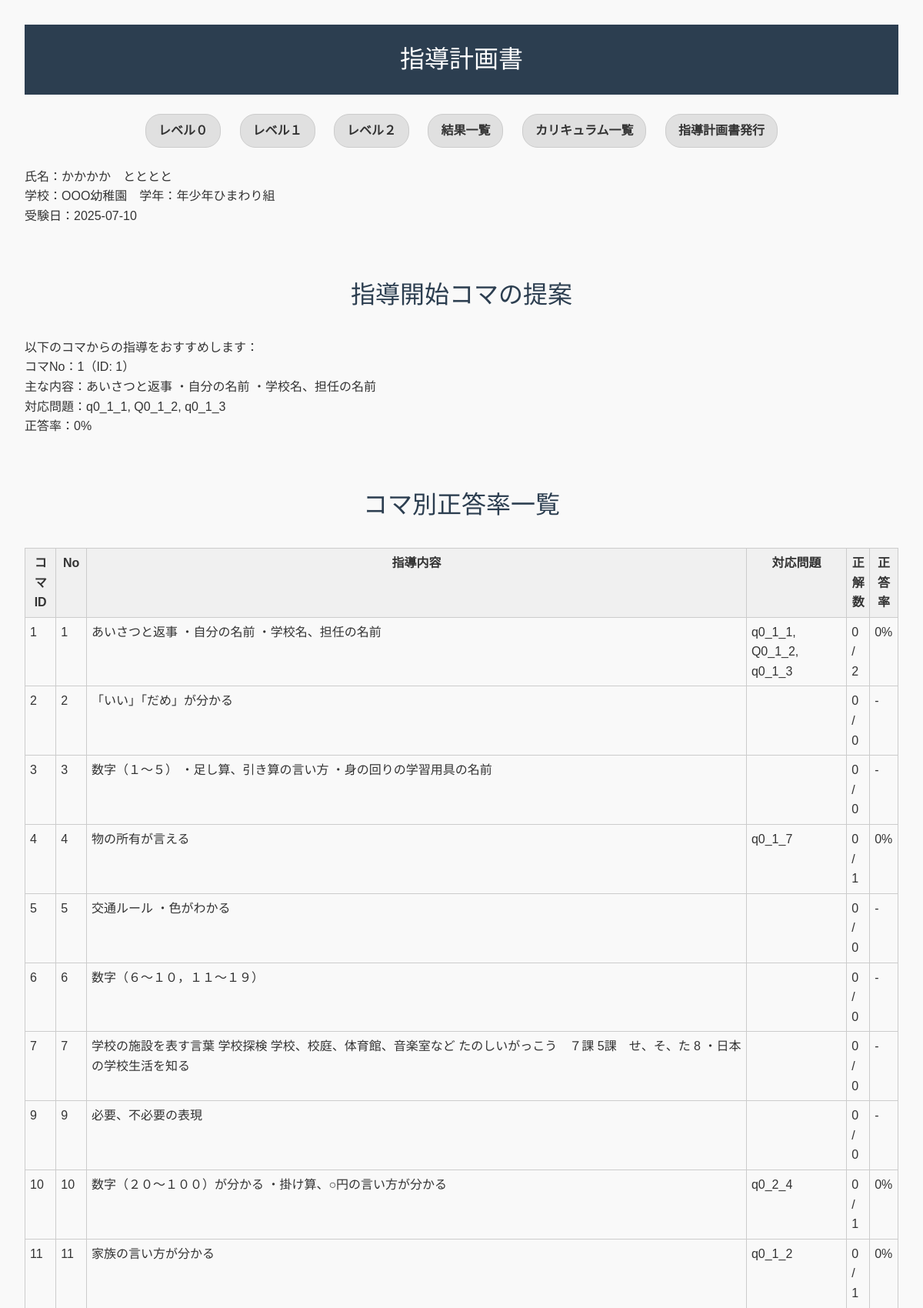
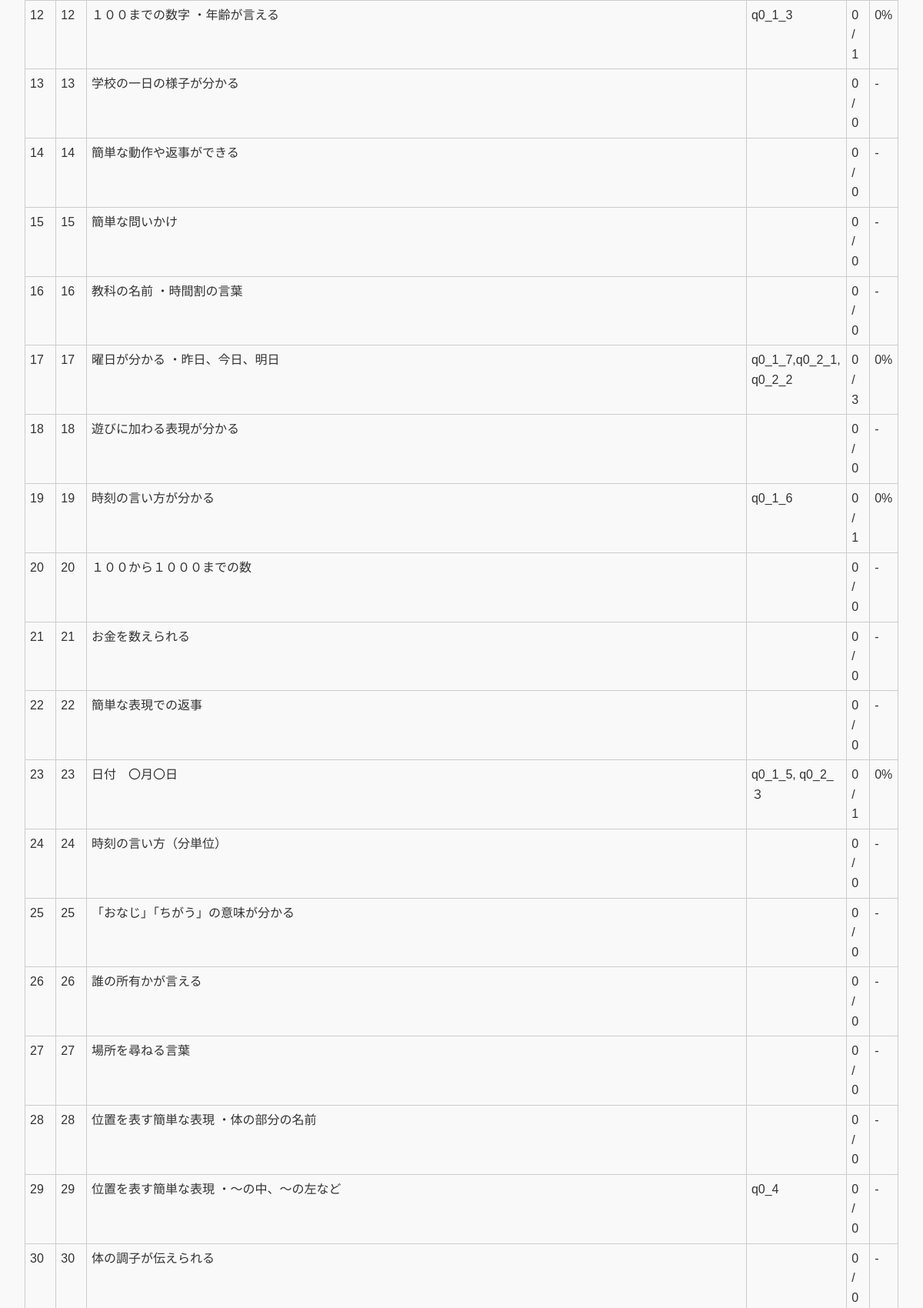
Screenshot of /plan.php?id=30 (upper part) with the database file from the repository (2 pictures, top to bottom).
### tables this page shows
CREATE TABLE `gs_leveltest3_01` (
  `id` int(11) NOT NULL,
  `date` date DEFAULT NULL,
  `name` varchar(128) DEFAULT NULL,
  `school` varchar(15) DEFAULT NULL,
  `year` varchar(8) DEFAULT NULL,
  `class` varchar(8) DEFAULT NULL,
  `gender` varchar(8) DEFAULT NULL,
  `language` varchar(2) DEFAULT NULL,
  `q0_1_1` int(11) DEFAULT NULL,
  `q0_1_2` int(11) DEFAULT NULL,
  `q0_1_3` int(11) DEFAULT NULL,
  `q0_1_4` int(11) DEFAULT NULL,
  `q0_1_5` int(11) DEFAULT NULL,
  `q0_1_6` int(11) DEFAULT NULL,
  `q0_1_7` int(11) DEFAULT NULL,
  `q0_1_score` int(11) DEFAULT NULL,
  `q0_2_1` int(11) DEFAULT NULL,
  `q0_2_2` int(11) DEFAULT NULL,
  `q0_2_3` int(11) DEFAULT NULL,
  `q0_2_4` int(11) DEFAULT NULL,
  `q0_2_5` int(11) DEFAULT NULL,
  `q0_2_6` int(11) DEFAULT NULL,
  `q0_2_7` int(11) DEFAULT NULL,
  `q0_2_8` int(11) DEFAULT NULL,
  `q0_2_9` int(11) DEFAULT NULL,
  `q0_2_10` int(11) DEFAULT NULL,
  `q0_2_score` int(11) DEFAULT NULL,
  `q0_3_1` int(11) DEFAULT NULL,
  `q0_3_2` int(11) DEFAULT NULL,
  `q0_3_3` int(11) DEFAULT NULL,
  `q0_3_score` int(11) DEFAULT NULL,
  `hiragana_score` int(11) DEFAULT NULL,
  `katakana_score` int(11) DEFAULT NULL,
  `q0_4_score` int(11) DEFAULT NULL,
  `total_score` int(11) DEFAULT NULL,
  `submitted_at` timestamp NOT NULL DEFAULT current_timestamp(),
  `unselected_hiragana` text DEFAULT NULL,
  `unselected_katakana` text DEFAULT NULL,
  `selected_hiragana` text DEFAULT NULL,
  `selected_katakana` text DEFAULT NULL
);

CREATE TABLE `curriculum` (
  `id` int(11) NOT NULL,
  `no` int(11) DEFAULT NULL,
  `level_main` varchar(16) DEFAULT NULL,
  `level_middle` varchar(16) DEFAULT NULL,
  `level_sub` varchar(16) DEFAULT NULL,
  `instruction` text DEFAULT NULL,
  `details` text DEFAULT NULL,
  `textbook` text DEFAULT NULL,
  `characters` text DEFAULT NULL,
  `test_compare` text DEFAULT NULL
);

### plan.php (the view, shortened to what this page needs)
<?php
$pdo = db_conn();
$student_id = $_GET['id'] ?? null;
$sql = "SELECT * FROM gs_leveltest3_01 WHERE id = :id";
$stmt = $pdo->prepare($sql);
$stmt->bindValue(':id', $student_id, PDO::PARAM_INT);
$stmt->execute();
$student = $stmt->fetch(PDO::FETCH_ASSOC);
$sql = "SELECT * FROM curriculum ORDER BY id";
$curricula = $pdo->query($sql)->fetchAll(PDO::FETCH_ASSOC);
$curriculum_results = [];
$start_point = null;
foreach ($curricula as $row) {
  $test_keys = array_map('trim', explode(',', $row['test_compare']));
  $correct = 0;
  $total = 0;
  foreach ($test_keys as $key) {
    if (!isset($student[$key])) continue;
    $total++;
  }
  $rate = ($total > 0) ? round($correct / $total * 100, 1) : null;
  $row['correct'] = $correct;
  $row['total'] = $total;
  $row['correct_rate'] = $rate;
  if ($rate !== null && $rate < 50 && !$start_point) {
    $start_point = $row;
  }
  $curriculum_results[] = $row;
}
?>
<!DOCTYPE html>
<html lang="ja">
<head>
  <link rel="stylesheet" href="css/reset.css" />
  <link rel="stylesheet" href="css/style.css" />
</head>
<body>
    <body>
  <header style="background-color:#2c3e50; padding:20px; text-align:center;">
    <h1 style="color:white; font-size:2rem; margin:0;">指導計画書</h1>
  </header>
  <nav class="nav-bar">
    <a href="index.php">レベル０</a>
    <a href="level1.php">レベル１</a>
    <a href="level2.php">レベル２</a>
    <a href="score.php">結果一覧</a>
    <a href="curriculum.php">カリキュラム一覧</a>
    <a href="plan.php">指導計画書発行</a>
  </nav>
<p><strong>氏名：</strong><?= htmlspecialchars($student['name']) ?></p>
<p><strong>学校：</strong><?= htmlspecialchars($student['school']) ?>　学年：<?= $student['year'] ?>年<?= $student['class'] ?>組</p>
<p><strong>受験日：</strong><?= htmlspecialchars($student['date']) ?></p>
<h2>指導開始コマの提案</h2>
<?php if ($start_point): ?>
  <p>以下のコマからの指導をおすすめします：</p>
  <ul>
    <li>コマNo：<?= $start_point['no'] ?>（ID: <?= $start_point['id'] ?>）</li>
    <li>主な内容：<?= $start_point['instruction'] ?></li>
    <li>対応問題：<?= $start_point['test_compare'] ?></li>
    <li>正答率：<?= $start_point['correct_rate'] ?>%</li>
  </ul>
<?php else: ?>
  <p>すべてのコマにおいて高得点でした。応用的な内容から指導可能です。</p>
<?php endif; ?>
<h2>コマ別正答率一覧</h2>
<table>
  <tr>
    <th>コマID</th><th>No</th><th>指導内容</th><th>対応問題</th><th>正解数</th><th>正答率</th>
  </tr>
  <?php foreach ($curriculum_results as $row): ?>
    <tr>
      <td><?= $row['id'] ?></td>
      <td><?= $row['no'] ?></td>
      <td><?= $row['instruction'] ?></td>
      <td><?= $row['test_compare'] ?></td>
      <td><?= "{$row['correct']} / {$row['total']}" ?></td>
      <td><?= $row['correct_rate'] !== null ? "{$row['correct_rate']}%" : '-' ?></td>
    </tr>
  <?php endforeach; ?>
</table>
<br>
</body>
</html>

### css/style.css (style rules this page uses)
body { font-family: "Hiragino Kaku Gothic ProN", Meiryo, sans-serif; line-height: 1.6; background-color: #f9f9f9; color: #333; padding: 20px; margin: 0; }
.nav-bar { text-align: center; margin: 20px auto; }
.nav-bar a { display: inline-block; margin: 5px 10px; padding: 8px 16px; background-color: #e0e0e0; color: #333; text-decoration: none; font-weight: bold; border-radius: 20px; border: 1px solid #ccc; transition: background-color 0.2s, color 0.2s; }
h2 { font-size: 2rem; text-align: center; margin-bottom: 30px; color: #2c3e50; }
table { width: 100%; border-collapse: collapse; margin-top: 10px; }
th, td { border: 1px solid #ccc; padding: 12px; text-align: left; }
th { background-color: #f0f0f0; font-weight: bold; text-align: center; }

### plan.php (style rules this page uses)
body { font-family: sans-serif; padding: 2em; }
h2 { margin-top: 2em; }
table { border-collapse: collapse; width: 100%; margin-top: 1em; }
th, td { border: 1px solid #ccc; padding: 6px; }
th { background-color: #f0f0f0; }

### rows the page displays
gs_leveltest3_01: name "かかかか とととと", school "OOO幼稚園", year "年少", class "ひまわり", date "2025-07-10"
curriculum: no "1", id "1", instruction "あいさつと返事 ・自分の名前 ・学校名、担任の名前", test_compare "q0_1_1, Q0_1_2, q0_1_3", correct "0", total "2", correct_rate "0"
curriculum: id "2", no "2", instruction "「いい」「だめ」が分かる", correct "0", total "0"
curriculum: id "3", no "3", instruction "数字（１～５） ・足し算、引き算の言い方 ・身の回りの学習用具の名前", correct "0", total "0"
curriculum: id "4", no "4", instruction "物の所有が言える", test_compare "q0_1_7", correct "0", total "1", correct_rate "0"
curriculum: id "5", no "5", instruction "交通ルール ・色がわかる", correct "0", total "0"
curriculum: id "6", no "6", instruction "数字（６～１０，１１～１９）", correct "0", total "0"
curriculum: id "7", no "7", instruction "学校の施設を表す言葉 学校探検 学校、校庭、体育館、音楽室など たのしいがっこう ７課 5課 せ、そ、た 8 ・日本の学校生活を知る", correct "0", total "0"
curriculum: id "9", no "9", instruction "必要、不必要の表現", correct "0", total "0"
curriculum: id "10", no "10", instruction "数字（２０～１００）が分かる ・掛け算、○円の言い方が分かる", test_compare "q0_2_4", correct "0", total "1", correct_rate "0"
curriculum: id "11", no "11", instruction "家族の言い方が分かる", test_compare "q0_1_2", correct "0", total "1", correct_rate "0"
curriculum: id "12", no "12", instruction "１００までの数字 ・年齢が言える", test_compare "q0_1_3", correct "0", total "1", correct_rate "0"
curriculum: id "13", no "13", instruction "学校の一日の様子が分かる", correct "0", total "0"
curriculum: id "14", no "14", instruction "簡単な動作や返事ができる", correct "0", total "0"
curriculum: id "15", no "15", instruction "簡単な問いかけ", correct "0", total "0"
curriculum: id "16", no "16", instruction "教科の名前 ・時間割の言葉", correct "0", total "0"
curriculum: id "17", no "17", instruction "曜日が分かる ・昨日、今日、明日", test_compare "q0_1_7,q0_2_1, q0_2_2", correct "0", total "3", correct_rate "0"
curriculum: id "18", no "18", instruction "遊びに加わる表現が分かる", correct "0", total "0"
curriculum: id "19", no "19", instruction "時刻の言い方が分かる", test_compare "q0_1_6", correct "0", total "1", correct_rate "0"
curriculum: id "20", no "20", instruction "１００から１０００までの数", correct "0", total "0"
curriculum: id "21", no "21", instruction "お金を数えられる", correct "0", total "0"
curriculum: id "22", no "22", instruction "簡単な表現での返事", correct "0", total "0"
curriculum: id "23", no "23", instruction "日付 〇月〇日", test_compare "q0_1_5, q0_2_３", correct "0", total "1", correct_rate "0"
curriculum: id "24", no "24", instruction "時刻の言い方（分単位）", correct "0", total "0"
curriculum: id "25", no "25", instruction "「おなじ」「ちがう」の意味が分かる", correct "0", total "0"
curriculum: id "26", no "26", instruction "誰の所有かが言える", correct "0", total "0"
curriculum: id "27", no "27", instruction "場所を尋ねる言葉", correct "0", total "0"
curriculum: id "28", no "28", instruction "位置を表す簡単な表現 ・体の部分の名前", correct "0", total "0"
curriculum: id "29", no "29", instruction "位置を表す簡単な表現 ・～の中、～の左など", test_compare "q0_4", correct "0", total "0"
curriculum: id "30", no "30", instruction "体の調子が伝えられる", correct "0", total "0"

### other values shown
$start_point['correct_rate'] "0"
